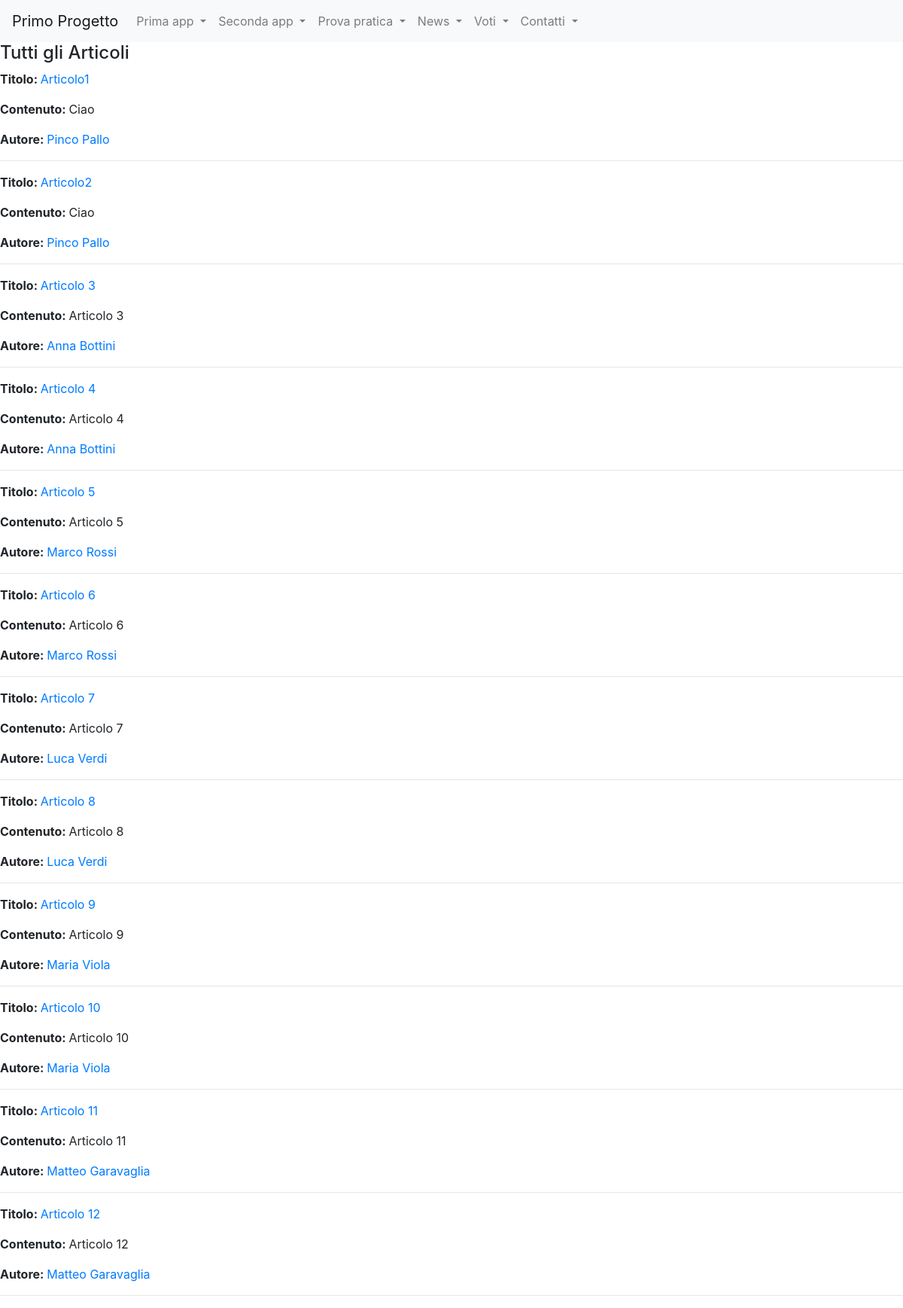
/news/lista_articoli/, run on the app's committed database.
### news/models.py (models this page shows, shortened)
class Articolo(models.Model):
    visualizzazioni=models.IntegerField(default=0, blank=True)
    data_articolo=models.DateField(blank=True)
    titolo=models.CharField(max_length=100) #Stringhe di lunghezza massima 100
    contenuto=models.TextField()
    giornalista=models.ForeignKey(Giornalista, on_delete=models.CASCADE, related_name="articoli")
    class Meta:
        verbose_name = 'Articolo'
        verbose_name_plural = 'Articoli'

class Giornalista(models.Model):
    nome=models.CharField(max_length=20) #Stringhe di lunghezza massima 20
    cognome=models.CharField(max_length=20)
    anno_nascita=models.DateField(blank=True)
    def __str__(self):
        return self.nome + " " + self.cognome
    class Meta:
        verbose_name = 'Giornalista'
        verbose_name_plural = 'Giornalisti'

### news/views.py (the view)
# urls.py: path("lista_articoli/", lista_articoli, name="lista_articoli"),
def lista_articoli(request, pk=None):
    if(pk==None):
        intestazione="Tutti gli Articoli"
        articoli = Articolo.objects.all()
    else:
        intestazione="Articoli di un Giornalista"
        articoli = Articolo.objects.filter(giornalista_id=pk)
    context = {
        'intestazione': intestazione,
        'articoli': articoli,
    }
    return render(request, "news/lista_articoli.html", context)

### news/templates/news/lista_articoli.html (shortened to what this page needs)
<!DOCTYPE html>
{% extends "base.html"%}
{% block content %}
    <h4>{{ intestazione }}</h4>
        {% for articolo in articoli %}
            <p><strong>Titolo: </strong>
                <a href={% url 'news:articolo_detail' articolo.id %}>{{ articolo.titolo }}</a>
            </p>
            <p><strong>Contenuto: </strong>
                {{ articolo.contenuto }}
            </p>
            <p><strong>Autore: </strong>
                <a href={% url 'news:giornalista_detail' articolo.giornalista.id %}>{{ articolo.giornalista }}</a>
            </p>
            <hr>
        {% endfor %}
{% endblock content %}

### data on the page
Articolo: titolo "Articolo1", contenuto "Ciao", giornalista "Pinco Pallo"
Articolo: titolo "Articolo2", contenuto "Ciao", giornalista "Pinco Pallo"
Articolo: titolo "Articolo 3", contenuto "Articolo 3", giornalista "Anna Bottini"
Articolo: titolo "Articolo 4", contenuto "Articolo 4", giornalista "Anna Bottini"
Articolo: titolo "Articolo 5", contenuto "Articolo 5", giornalista "Marco Rossi"
Articolo: titolo "Articolo 6", contenuto "Articolo 6", giornalista "Marco Rossi"
Articolo: titolo "Articolo 7", contenuto "Articolo 7", giornalista "Luca Verdi"
Articolo: titolo "Articolo 8", contenuto "Articolo 8", giornalista "Luca Verdi"
Articolo: titolo "Articolo 9", contenuto "Articolo 9", giornalista "Maria Viola"
Articolo: titolo "Articolo 10", contenuto "Articolo 10", giornalista "Maria Viola"
Articolo: titolo "Articolo 11", contenuto "Articolo 11", giornalista "Matteo Garavaglia"
Articolo: titolo "Articolo 12", contenuto "Articolo 12", giornalista "Matteo Garavaglia"

### other printed values
{{ intestazione }} "Tutti gli Articoli"
